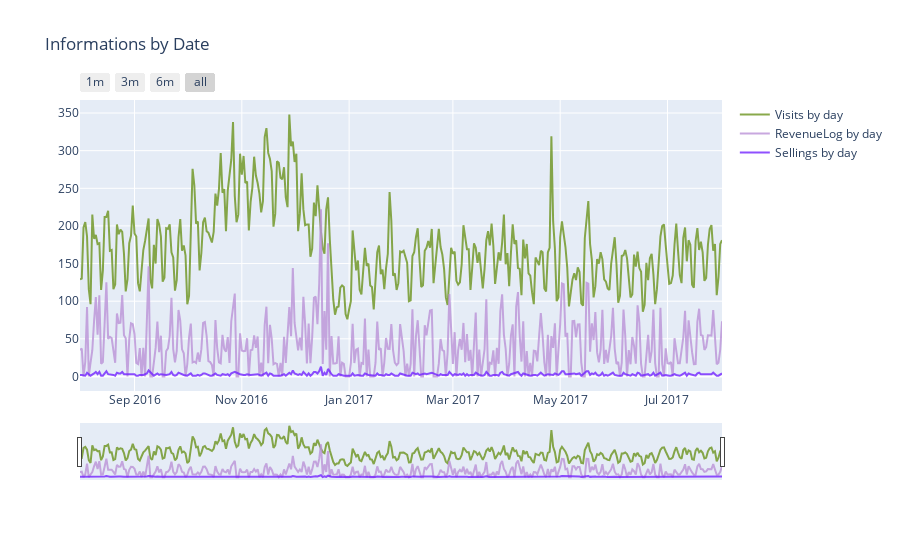

Here is the notebook cell this chart was saved with:
### Markdown cell above
## First I Will Explore Revenue and Number of Visits By Day

### Code cell
# I saw and take a lot of inspiration to this interactive plots in kernel: 
# https://www.kaggle.com/jsaguiar/complete-exploratory-analysis-all-columns
# I learned a lot in this kernel and I will implement and adapted some ideas

#seting some static color options
color_op = ['#5527A0', '#BB93D7', '#834CF7', '#6C941E', '#93EAEA', '#7425FF', '#F2098A', '#7E87AC', 
            '#EBE36F', '#7FD394', '#49C35D', '#3058EE', '#44FDCF', '#A38F85', '#C4CEE0', '#B63A05', 
            '#4856BF', '#F0DB1B', '#9FDBD9', '#B123AC']

# Visits by time train

# couting all entries by date to get number of visits by each date
dates_temp = df_train['date'].value_counts().to_frame().reset_index().sort_values('index') 
# renaming the columns to apropriate names
dates_temp = dates_temp.rename(columns = {"date" : "visits"}).rename(columns = {"index" : "date"})

# creating the first trace with the necessary parameters
trace = go.Scatter(x=dates_temp.date.astype(str), y=dates_temp.visits,
                    opacity = 0.8, line = dict(color = color_op[3]), name= 'Visits by day')

# Below we will get the total values by Transaction Revenue Log by date
dates_temp_sum = df_train.groupby('date')['totals.transactionRevenue'].sum().to_frame().reset_index()

# using the new dates_temp_sum we will create the second trace
trace1 = go.Scatter(x=dates_temp_sum.date.astype(str), line = dict(color = color_op[1]), name="RevenueLog by day",
                        y=dates_temp_sum['totals.transactionRevenue'], opacity = 0.8)

# Getting the total values by Transactions by each date
dates_temp_count = df_train[df_train['totals.transactionRevenue'] > 0].groupby('date')['totals.transactionRevenue'].count().to_frame().reset_index()

# using the new dates_temp_count we will create the third trace
trace2 = go.Scatter(x=dates_temp_count.date.astype(str), line = dict(color = color_op[5]), name="Sellings by day",
                        y=dates_temp_count['totals.transactionRevenue'], opacity = 0.8)

#creating the layout the will allow us to give an title and 
# give us some interesting options to handle with the outputs of graphs
layout = dict(
    title= "Informations by Date",
    xaxis=dict(
        rangeselector=dict(
            buttons=list([
                dict(count=1, label='1m', step='month', stepmode='backward'),
                dict(count=3, label='3m', step='month', stepmode='backward'),
                dict(count=6, label='6m', step='month', stepmode='backward'),
                dict(step='all')
            ])
        ),
        rangeslider=dict(visible = True),
        type='date'
    )
)

# creating figure with the both traces and layout
fig = dict(data= [trace, trace1, trace2], layout=layout)

#rendering the graphs
iplot(fig) #it's an equivalent to plt.show()

### Figure 1 — Plotly figure (JSON) as saved in the notebook; plotly's stock layout.template omitted (floating-point values rounded to 4 significant figures; data arrays with more than 128 entries replaced by an {"elided": "..."} marker saying what was removed)
{"data": [{"line": {"color": "#6C941E"}, "name": "Visits by day", "opacity": 0.8, "type": "scatter", "x": {"elided": "366 str values"}, "y": {"elided": "366 int values"}}, {"line": {"color": "#BB93D7"}, "name": "RevenueLog by day", "opacity": 0.8, "type": "scatter", "x": {"elided": "366 str values"}, "y": {"elided": "366 float values"}}, {"line": {"color": "#7425FF"}, "name": "Sellings by day", "opacity": 0.8, "type": "scatter", "x": {"elided": "302 str values"}, "y": {"elided": "302 int values"}}], "layout": {"title": {"text": "Informations by Date"}, "xaxis": {"rangeselector": {"buttons": [{"count": 1, "label": "1m", "step": "month", "stepmode": "backward"}, {"count": 3, "label": "3m", "step": "month", "stepmode": "backward"}, {"count": 6, "label": "6m", "step": "month", "stepmode": "backward"}, {"step": "all"}]}, "rangeslider": {"visible": true}, "type": "date"}}}
